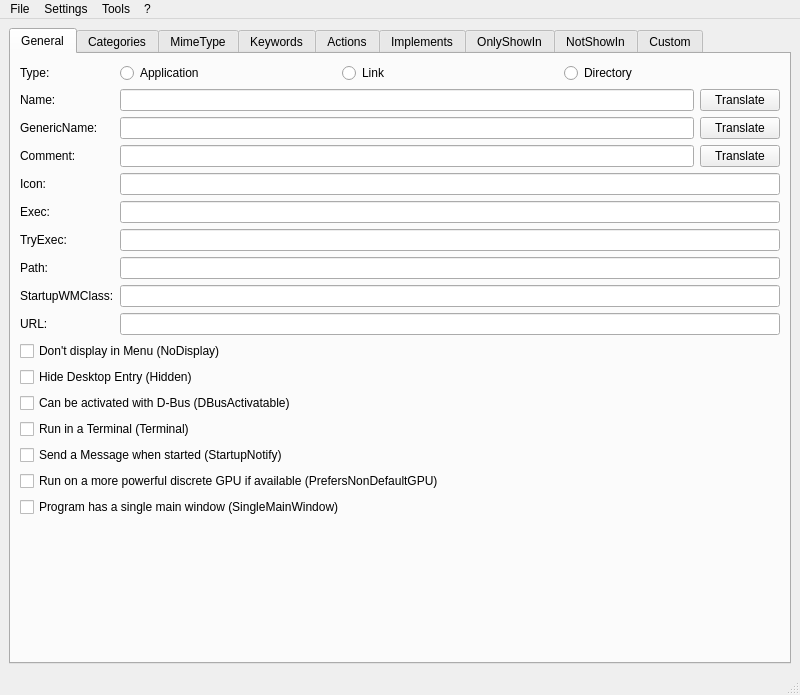
<?xml version="1.0" encoding="UTF-8"?>
<ui version="4.0">
 <class>MainWindow</class>
 <widget class="QMainWindow" name="MainWindow">
  <property name="geometry">
   <rect>
    <x>0</x>
    <y>0</y>
    <width>800</width>
    <height>695</height>
   </rect>
  </property>
  <property name="windowTitle">
   <string notr="true">MainWindow</string>
  </property>
  <widget class="QWidget" name="centralwidget">
   <layout class="QVBoxLayout" name="verticalLayout">
    <item>
     <widget class="QTabWidget" name="main_tab_widget">
      <property name="currentIndex">
       <number>0</number>
      </property>
      <widget class="QWidget" name="general_tab">
       <attribute name="title">
        <string>General</string>
       </attribute>
       <layout class="QFormLayout" name="formLayout">
        <item row="0" column="0">
         <widget class="QLabel" name="label">
          <property name="text">
           <string>Type:</string>
          </property>
         </widget>
        </item>
        <item row="0" column="1">
         <layout class="QHBoxLayout" name="horizontalLayout">
          <item>
           <widget class="QRadioButton" name="application_type_rad">
            <property name="text">
             <string>Application</string>
            </property>
           </widget>
          </item>
          <item>
           <widget class="QRadioButton" name="link_type_rad">
            <property name="text">
             <string>Link</string>
            </property>
           </widget>
          </item>
          <item>
           <widget class="QRadioButton" name="directory_type_rad">
            <property name="text">
             <string>Directory</string>
            </property>
           </widget>
          </item>
         </layout>
        </item>
        <item row="1" column="0">
         <widget class="QLabel" name="label_2">
          <property name="text">
           <string>Name:</string>
          </property>
         </widget>
        </item>
        <item row="1" column="1">
         <layout class="QHBoxLayout" name="horizontalLayout_2">
          <item>
           <widget class="QLineEdit" name="name_edit"/>
          </item>
          <item>
           <widget class="QPushButton" name="translate_name_button">
            <property name="text">
             <string>Translate</string>
            </property>
           </widget>
          </item>
         </layout>
        </item>
        <item row="2" column="0">
         <widget class="QLabel" name="label_3">
          <property name="text">
           <string>GenericName:</string>
          </property>
         </widget>
        </item>
        <item row="2" column="1">
         <layout class="QHBoxLayout" name="horizontalLayout_3">
          <item>
           <widget class="QLineEdit" name="generic_name_edit"/>
          </item>
          <item>
           <widget class="QPushButton" name="translate_generic_name_button">
            <property name="text">
             <string>Translate</string>
            </property>
           </widget>
          </item>
         </layout>
        </item>
        <item row="3" column="0">
         <widget class="QLabel" name="label_4">
          <property name="text">
           <string>Comment:</string>
          </property>
         </widget>
        </item>
        <item row="3" column="1">
         <layout class="QHBoxLayout" name="horizontalLayout_4">
          <item>
           <widget class="QLineEdit" name="comment_edit"/>
          </item>
          <item>
           <widget class="QPushButton" name="translate_comment_button">
            <property name="text">
             <string>Translate</string>
            </property>
           </widget>
          </item>
         </layout>
        </item>
        <item row="4" column="0">
         <widget class="QLabel" name="label_5">
          <property name="text">
           <string>Icon:</string>
          </property>
         </widget>
        </item>
        <item row="4" column="1">
         <widget class="QLineEdit" name="icon_edit"/>
        </item>
        <item row="5" column="0">
         <widget class="QLabel" name="label_6">
          <property name="text">
           <string>Exec:</string>
          </property>
         </widget>
        </item>
        <item row="5" column="1">
         <widget class="QLineEdit" name="exec_edit"/>
        </item>
        <item row="6" column="0">
         <widget class="QLabel" name="label_7">
          <property name="text">
           <string>TryExec:</string>
          </property>
         </widget>
        </item>
        <item row="6" column="1">
         <widget class="QLineEdit" name="try_exec_edit"/>
        </item>
        <item row="7" column="0">
         <widget class="QLabel" name="label_8">
          <property name="text">
           <string>Path:</string>
          </property>
         </widget>
        </item>
        <item row="7" column="1">
         <widget class="QLineEdit" name="path_edit"/>
        </item>
        <item row="8" column="0">
         <widget class="QLabel" name="label_9">
          <property name="text">
           <string>StartupWMClass:</string>
          </property>
         </widget>
        </item>
        <item row="8" column="1">
         <widget class="QLineEdit" name="startup_wm_class_edit"/>
        </item>
        <item row="9" column="0">
         <widget class="QLabel" name="label_10">
          <property name="text">
           <string>URL:</string>
          </property>
         </widget>
        </item>
        <item row="9" column="1">
         <widget class="QLineEdit" name="url_edit"/>
        </item>
        <item row="11" column="0" colspan="2">
         <widget class="QCheckBox" name="no_display_checkbox">
          <property name="text">
           <string>Don't display in Menu (NoDisplay)</string>
          </property>
         </widget>
        </item>
        <item row="12" column="0" colspan="2">
         <widget class="QCheckBox" name="hidden_checkbox">
          <property name="text">
           <string>Hide Desktop Entry (Hidden)</string>
          </property>
         </widget>
        </item>
        <item row="17" column="0" colspan="2">
         <widget class="QCheckBox" name="single_main_window_checkbox">
          <property name="text">
           <string>Program has a single main window (SingleMainWindow)</string>
          </property>
         </widget>
        </item>
        <item row="16" column="0" colspan="2">
         <widget class="QCheckBox" name="prefers_non_default_gpu_checkbox">
          <property name="text">
           <string>Run on a more powerful discrete GPU if available (PrefersNonDefaultGPU)</string>
          </property>
         </widget>
        </item>
        <item row="15" column="0" colspan="2">
         <widget class="QCheckBox" name="startup_notify_checkbox">
          <property name="text">
           <string>Send a Message when started (StartupNotify)</string>
          </property>
         </widget>
        </item>
        <item row="14" column="0" colspan="2">
         <widget class="QCheckBox" name="terminal_checkbox">
          <property name="text">
           <string>Run in a Terminal (Terminal)</string>
          </property>
         </widget>
        </item>
        <item row="13" column="0" colspan="2">
         <widget class="QCheckBox" name="dbus_activatable_checkbox">
          <property name="text">
           <string>Can be activated with D-Bus (DBusActivatable)</string>
          </property>
         </widget>
        </item>
       </layout>
      </widget>
      <widget class="QWidget" name="categories_tab">
       <attribute name="title">
        <string>Categories</string>
       </attribute>
       <layout class="QVBoxLayout" name="verticalLayout_2">
        <item>
         <widget class="QListWidget" name="categories_list"/>
        </item>
        <item>
         <layout class="QHBoxLayout" name="horizontalLayout_5">
          <item>
           <widget class="QPushButton" name="add_categorie_button">
            <property name="text">
             <string>Add</string>
            </property>
           </widget>
          </item>
          <item>
           <widget class="QPushButton" name="remove_categorie_button">
            <property name="text">
             <string>Remove</string>
            </property>
           </widget>
          </item>
         </layout>
        </item>
       </layout>
      </widget>
      <widget class="QWidget" name="mime_type_tab">
       <attribute name="title">
        <string>MimeType</string>
       </attribute>
       <layout class="QVBoxLayout" name="mime_type_layout">
        <property name="spacing">
         <number>0</number>
        </property>
        <property name="leftMargin">
         <number>0</number>
        </property>
        <property name="topMargin">
         <number>0</number>
        </property>
        <property name="rightMargin">
         <number>0</number>
        </property>
        <property name="bottomMargin">
         <number>0</number>
        </property>
       </layout>
      </widget>
      <widget class="QWidget" name="keywords_tab">
       <attribute name="title">
        <string>Keywords</string>
       </attribute>
       <layout class="QVBoxLayout" name="verticalLayout_5">
        <property name="spacing">
         <number>0</number>
        </property>
        <property name="leftMargin">
         <number>0</number>
        </property>
        <property name="topMargin">
         <number>0</number>
        </property>
        <property name="rightMargin">
         <number>0</number>
        </property>
        <property name="bottomMargin">
         <number>0</number>
        </property>
        <item>
         <widget class="QTabWidget" name="keywords_tab_widget">
          <property name="currentIndex">
           <number>1</number>
          </property>
          <property name="elideMode">
           <enum>Qt::ElideNone</enum>
          </property>
          <widget class="QWidget" name="untranslated_keywords_tab">
           <attribute name="title">
            <string>Untranslated</string>
           </attribute>
           <layout class="QVBoxLayout" name="untranslated_keywords_layout">
            <property name="spacing">
             <number>0</number>
            </property>
            <property name="leftMargin">
             <number>0</number>
            </property>
            <property name="topMargin">
             <number>0</number>
            </property>
            <property name="rightMargin">
             <number>0</number>
            </property>
            <property name="bottomMargin">
             <number>0</number>
            </property>
           </layout>
          </widget>
          <widget class="QWidget" name="tab_3">
           <attribute name="title">
            <string>Translated</string>
           </attribute>
           <layout class="QVBoxLayout" name="verticalLayout_6">
            <item>
             <widget class="QLabel" name="label_11">
              <property name="text">
               <string>A List of Languages in which are the Keywords translated</string>
              </property>
              <property name="alignment">
               <set>Qt::AlignCenter</set>
              </property>
             </widget>
            </item>
            <item>
             <widget class="QListWidget" name="keywords_language_list"/>
            </item>
            <item>
             <layout class="QHBoxLayout" name="horizontalLayout_8">
              <item>
               <widget class="QPushButton" name="add_keywords_language_button">
                <property name="text">
                 <string>Add</string>
                </property>
               </widget>
              </item>
              <item>
               <widget class="QPushButton" name="edit_keywords_language_button">
                <property name="text">
                 <string>Edit</string>
                </property>
               </widget>
              </item>
              <item>
               <widget class="QPushButton" name="remove_keywords_language_button">
                <property name="text">
                 <string>Remove</string>
                </property>
               </widget>
              </item>
             </layout>
            </item>
           </layout>
          </widget>
         </widget>
        </item>
       </layout>
      </widget>
      <widget class="QWidget" name="actions_tab">
       <attribute name="title">
        <string>Actions</string>
       </attribute>
       <layout class="QVBoxLayout" name="verticalLayout_3">
        <item>
         <widget class="QListWidget" name="actions_list"/>
        </item>
        <item>
         <layout class="QHBoxLayout" name="horizontalLayout_6">
          <item>
           <widget class="QPushButton" name="add_action_button">
            <property name="text">
             <string>Add</string>
            </property>
           </widget>
          </item>
          <item>
           <widget class="QPushButton" name="edit_action_button">
            <property name="text">
             <string>Edit</string>
            </property>
           </widget>
          </item>
          <item>
           <widget class="QPushButton" name="delete_action_button">
            <property name="text">
             <string>Delete</string>
            </property>
           </widget>
          </item>
         </layout>
        </item>
       </layout>
      </widget>
      <widget class="QWidget" name="implements_tab">
       <attribute name="title">
        <string>Implements</string>
       </attribute>
       <layout class="QVBoxLayout" name="implements_layout"/>
      </widget>
      <widget class="QWidget" name="only_show_in_tab">
       <attribute name="title">
        <string>OnlyShowIn</string>
       </attribute>
       <layout class="QVBoxLayout" name="only_show_in_layout"/>
      </widget>
      <widget class="QWidget" name="not_show_in_tab">
       <attribute name="title">
        <string>NotShowIn</string>
       </attribute>
       <layout class="QVBoxLayout" name="not_show_in_layout"/>
      </widget>
      <widget class="QWidget" name="custom_tab">
       <attribute name="title">
        <string>Custom</string>
       </attribute>
       <layout class="QVBoxLayout" name="verticalLayout_4">
        <item>
         <widget class="QLabel" name="label_12">
          <property name="text">
           <string>All Custom Keys of your Desktop Entry. Make sure the Keys starts with X-.</string>
          </property>
          <property name="alignment">
           <set>Qt::AlignCenter</set>
          </property>
          <property name="wordWrap">
           <bool>true</bool>
          </property>
         </widget>
        </item>
        <item>
         <widget class="QTableWidget" name="custom_table">
          <column>
           <property name="text">
            <string>Key</string>
           </property>
          </column>
          <column>
           <property name="text">
            <string>Value</string>
           </property>
          </column>
          <column>
           <property name="text">
            <string>Remove</string>
           </property>
          </column>
         </widget>
        </item>
        <item>
         <layout class="QHBoxLayout" name="horizontalLayout_7">
          <item>
           <widget class="QPushButton" name="add_custom_button">
            <property name="text">
             <string>Add</string>
            </property>
           </widget>
          </item>
          <item>
           <widget class="QPushButton" name="check_custom_button">
            <property name="text">
             <string>Check</string>
            </property>
           </widget>
          </item>
         </layout>
        </item>
       </layout>
      </widget>
     </widget>
    </item>
   </layout>
  </widget>
  <widget class="QMenuBar" name="menubar">
   <property name="geometry">
    <rect>
     <x>0</x>
     <y>0</y>
     <width>800</width>
     <height>21</height>
    </rect>
   </property>
   <widget class="QMenu" name="menuFile">
    <property name="title">
     <string>File</string>
    </property>
    <widget class="QMenu" name="recent_files_menu">
     <property name="title">
      <string>Open recent</string>
     </property>
     <addaction name="actionPlaceholder"/>
    </widget>
    <widget class="QMenu" name="new_template_file_menu">
     <property name="title">
      <string>New (from Template)</string>
     </property>
     <addaction name="actionPlaceholder_2"/>
    </widget>
    <addaction name="new_action"/>
    <addaction name="new_template_file_menu"/>
    <addaction name="separator"/>
    <addaction name="open_action"/>
    <addaction name="recent_files_menu"/>
    <addaction name="open_url_action"/>
    <addaction name="separator"/>
    <addaction name="save_action"/>
    <addaction name="save_as_action"/>
    <addaction name="separator"/>
    <addaction name="exit_action"/>
   </widget>
   <widget class="QMenu" name="menuTools">
    <property name="title">
     <string>Tools</string>
    </property>
    <addaction name="validate_action"/>
    <addaction name="preview_action"/>
   </widget>
   <widget class="QMenu" name="menuSettings">
    <property name="title">
     <string>Settings</string>
    </property>
    <addaction name="settings_action"/>
    <addaction name="manage_templates_action"/>
   </widget>
   <widget class="QMenu" name="menu">
    <property name="title">
     <string notr="true">?</string>
    </property>
    <addaction name="welcome_dialog_action"/>
    <addaction name="specification_action"/>
    <addaction name="separator"/>
    <addaction name="view_source_action"/>
    <addaction name="report_bug_action"/>
    <addaction name="translate_action"/>
    <addaction name="donate_action"/>
    <addaction name="separator"/>
    <addaction name="about_action"/>
    <addaction name="about_qt_action"/>
   </widget>
   <addaction name="menuFile"/>
   <addaction name="menuSettings"/>
   <addaction name="menuTools"/>
   <addaction name="menu"/>
  </widget>
  <widget class="QStatusBar" name="statusbar"/>
  <action name="new_action">
   <property name="text">
    <string>New</string>
   </property>
  </action>
  <action name="open_action">
   <property name="text">
    <string>Open</string>
   </property>
  </action>
  <action name="save_action">
   <property name="text">
    <string>Save</string>
   </property>
  </action>
  <action name="save_as_action">
   <property name="text">
    <string>Save as...</string>
   </property>
  </action>
  <action name="exit_action">
   <property name="text">
    <string>Exit</string>
   </property>
  </action>
  <action name="actionPlaceholder">
   <property name="text">
    <string notr="true">Placeholder</string>
   </property>
  </action>
  <action name="validate_action">
   <property name="text">
    <string>Validate</string>
   </property>
  </action>
  <action name="preview_action">
   <property name="text">
    <string>Preview</string>
   </property>
  </action>
  <action name="specification_action">
   <property name="text">
    <string>Desktop Entry Specification</string>
   </property>
  </action>
  <action name="about_action">
   <property name="text">
    <string>About</string>
   </property>
  </action>
  <action name="about_qt_action">
   <property name="text">
    <string>About Qt</string>
   </property>
  </action>
  <action name="settings_action">
   <property name="text">
    <string>Settings</string>
   </property>
  </action>
  <action name="manage_templates_action">
   <property name="text">
    <string>Manage templates</string>
   </property>
  </action>
  <action name="actionPlaceholder_2">
   <property name="text">
    <string notr="true">Placeholder</string>
   </property>
  </action>
  <action name="open_url_action">
   <property name="text">
    <string>Open from URL</string>
   </property>
  </action>
  <action name="welcome_dialog_action">
   <property name="text">
    <string>Show Welcome Dialog</string>
   </property>
  </action>
  <action name="view_source_action">
   <property name="text">
    <string>View Source</string>
   </property>
  </action>
  <action name="report_bug_action">
   <property name="text">
    <string>Report Bug</string>
   </property>
  </action>
  <action name="translate_action">
   <property name="text">
    <string>Translate</string>
   </property>
  </action>
  <action name="donate_action">
   <property name="text">
    <string>Donate</string>
   </property>
  </action>
 </widget>
 <resources/>
 <connections/>
</ui>
